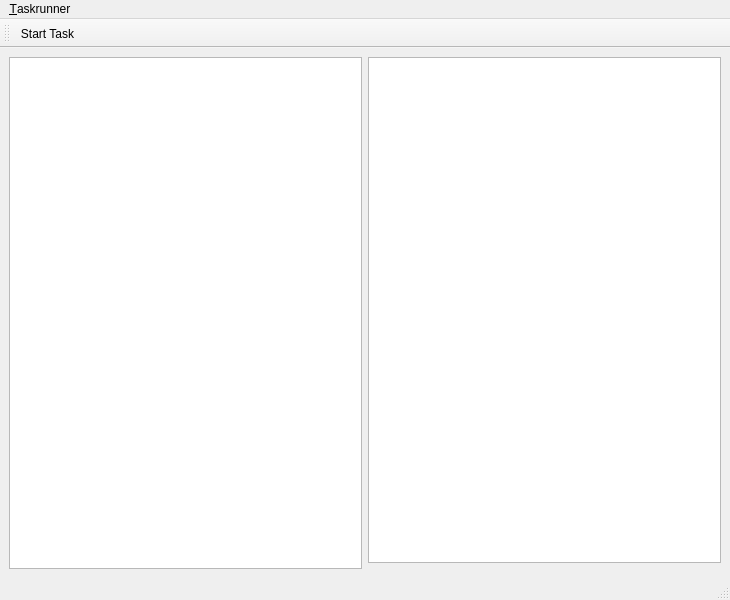
<?xml version="1.0" encoding="UTF-8"?>
<ui version="4.0">
 <class>MainWindow</class>
 <widget class="QMainWindow" name="MainWindow">
  <property name="geometry">
   <rect>
    <x>0</x>
    <y>0</y>
    <width>730</width>
    <height>600</height>
   </rect>
  </property>
  <property name="windowTitle">
   <string>QuDi: Task runner</string>
  </property>
  <widget class="QWidget" name="centralwidget">
   <layout class="QGridLayout" name="gridLayout">
    <item row="0" column="0" rowspan="2">
     <widget class="QListView" name="itaskListView"/>
    </item>
    <item row="0" column="1">
     <widget class="QListView" name="pptaskListView"/>
    </item>
   </layout>
  </widget>
  <widget class="QMenuBar" name="menubar">
   <property name="geometry">
    <rect>
     <x>0</x>
     <y>0</y>
     <width>730</width>
     <height>19</height>
    </rect>
   </property>
   <widget class="QMenu" name="menuTaskrunner">
    <property name="title">
     <string>&amp;Taskrunner</string>
    </property>
    <addaction name="actionClose"/>
   </widget>
   <addaction name="menuTaskrunner"/>
  </widget>
  <widget class="QStatusBar" name="statusbar"/>
  <widget class="QToolBar" name="toolBar">
   <property name="windowTitle">
    <string>toolBar</string>
   </property>
   <attribute name="toolBarArea">
    <enum>TopToolBarArea</enum>
   </attribute>
   <attribute name="toolBarBreak">
    <bool>false</bool>
   </attribute>
   <addaction name="actionStart_Task"/>
  </widget>
  <action name="actionStart_Task">
   <property name="icon">
    <iconset>
     <normaloff>../../artwork/icons/qudiTheme/22x22/start_counter.png</normaloff>../../artwork/icons/qudiTheme/22x22/start_counter.png</iconset>
   </property>
   <property name="text">
    <string>Start Task</string>
   </property>
   <property name="toolTip">
    <string>Start / Pause / Resume the task</string>
   </property>
  </action>
  <action name="actionClose">
   <property name="icon">
    <iconset theme="application-exit">
     <normaloff/>
    </iconset>
   </property>
   <property name="text">
    <string>&amp;Close</string>
   </property>
  </action>
 </widget>
 <resources/>
 <connections>
  <connection>
   <sender>actionClose</sender>
   <signal>triggered()</signal>
   <receiver>MainWindow</receiver>
   <slot>close()</slot>
   <hints>
    <hint type="sourcelabel">
     <x>-1</x>
     <y>-1</y>
    </hint>
    <hint type="destinationlabel">
     <x>364</x>
     <y>299</y>
    </hint>
   </hints>
  </connection>
 </connections>
</ui>
